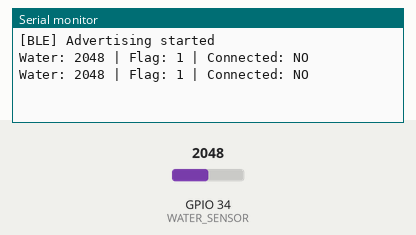
Recording of a sketch running on a simulated ESP32. Parts: the last lines printed to the serial monitor. The test bench sets the inputs (shaded band); at power-on: GPIO 34 (WATER_SENSOR) = 2048 (analog values on the 0–4095 scale). Nothing arrives over Bluetooth unless stated; a phone connects over Bluetooth LE 3 s after start.

Above: at 2.8 s.
2.9 s: GPIO 34 (WATER_SENSOR) set to 1460
At 5.2 s:
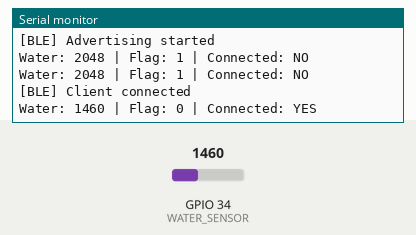
5.6 s: GPIO 34 (WATER_SENSOR) set to 1540
At 7.0 s:
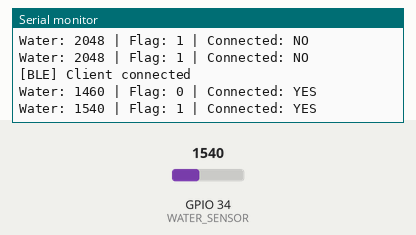

The sketch:

TempPCConnect.ino
```cpp
#include <BLEDevice.h>
#include <BLEUtils.h>
#include <BLEServer.h>
#include <BLE2902.h>

#define WATER_SENSOR 34
#define WATER_THRESHOLD 1500 //Ive noticed that my finger gets around 800-100, water is around 1500, so thats how I got the number
                             //Values go from 0-4095, i've never seen above 2500. Open for calibration.
#define SERVICE_UUID "12345678-1234-1234-1234-1234567890ab"
#define FLAG_UUID "abcd1234-5678-90ab-cdef-1234567890ab"

BLECharacteristic *pCharacteristic;
BLEServer *pServer;

bool deviceConnected = false;
bool oldDeviceConnected = false;

uint8_t flag = 0;

// Bluetooth connection callbacks, this is new, it tracks whether the device is connected or not
//Now it only sends flags if the BT is connected. See if statement below for the characteristic
class ServerCallbacks : public BLEServerCallbacks {

  void onConnect(BLEServer *server) override {
    deviceConnected = true;
    Serial.println("[BLE] Client connected");
  }

  void onDisconnect(BLEServer *server) override {
    deviceConnected = false;
    Serial.println("[BLE] Client disconnected");
  }
};

void setup() {
  Serial.begin(115200);

  pinMode(WATER_SENSOR, INPUT);
  analogReadResolution(12);

  BLEDevice::init("Capstone_ESP32");

  pServer = BLEDevice::createServer();
  pServer->setCallbacks(new ServerCallbacks());

  BLEService *pService = pServer->createService(SERVICE_UUID);

  pCharacteristic = pService->createCharacteristic(
    FLAG_UUID,
    BLECharacteristic::PROPERTY_READ |
    BLECharacteristic::PROPERTY_NOTIFY
  );

  pCharacteristic->addDescriptor(new BLE2902());
  pCharacteristic->setValue(&flag, 1);

  pService->start();

  BLEAdvertising *pAdvertising = BLEDevice::getAdvertising();
  pAdvertising->addServiceUUID(SERVICE_UUID);
  pAdvertising->start();

  Serial.println("[BLE] Advertising started");
}

void loop() {

  int waterValue = analogRead(WATER_SENSOR);

  flag = (waterValue > WATER_THRESHOLD) ? 1 : 0;

  // Update BLE characteristic
  pCharacteristic->setValue(&flag, 1);

  // Send notification only when connected
  if (deviceConnected) {
    pCharacteristic->notify();
  }

  Serial.print("Water: ");
  Serial.print(waterValue);
  Serial.print(" | Flag: ");
  Serial.print(flag);
  Serial.print(" | Connected: ");
  Serial.println(deviceConnected ? "YES" : "NO");

  // Restart advertising after disconnection, if the oldconnection status doesnt = current status, then it disconnected, and restarts
  if (!deviceConnected && oldDeviceConnected) {
    delay(200);
    pServer->startAdvertising();
    Serial.println("[BLE] Advertising restarted");
    oldDeviceConnected = false;
  }

  if (deviceConnected && !oldDeviceConnected) {
    oldDeviceConnected = true;
  }

  delay(2000);
}
```

Measured:
- after the input at 2.9 s, the serial monitor: prints a new line after 1.1 s (image 1)
- after the input at 5.6 s, the serial monitor: prints a new line after 0.40 s (image 2)
